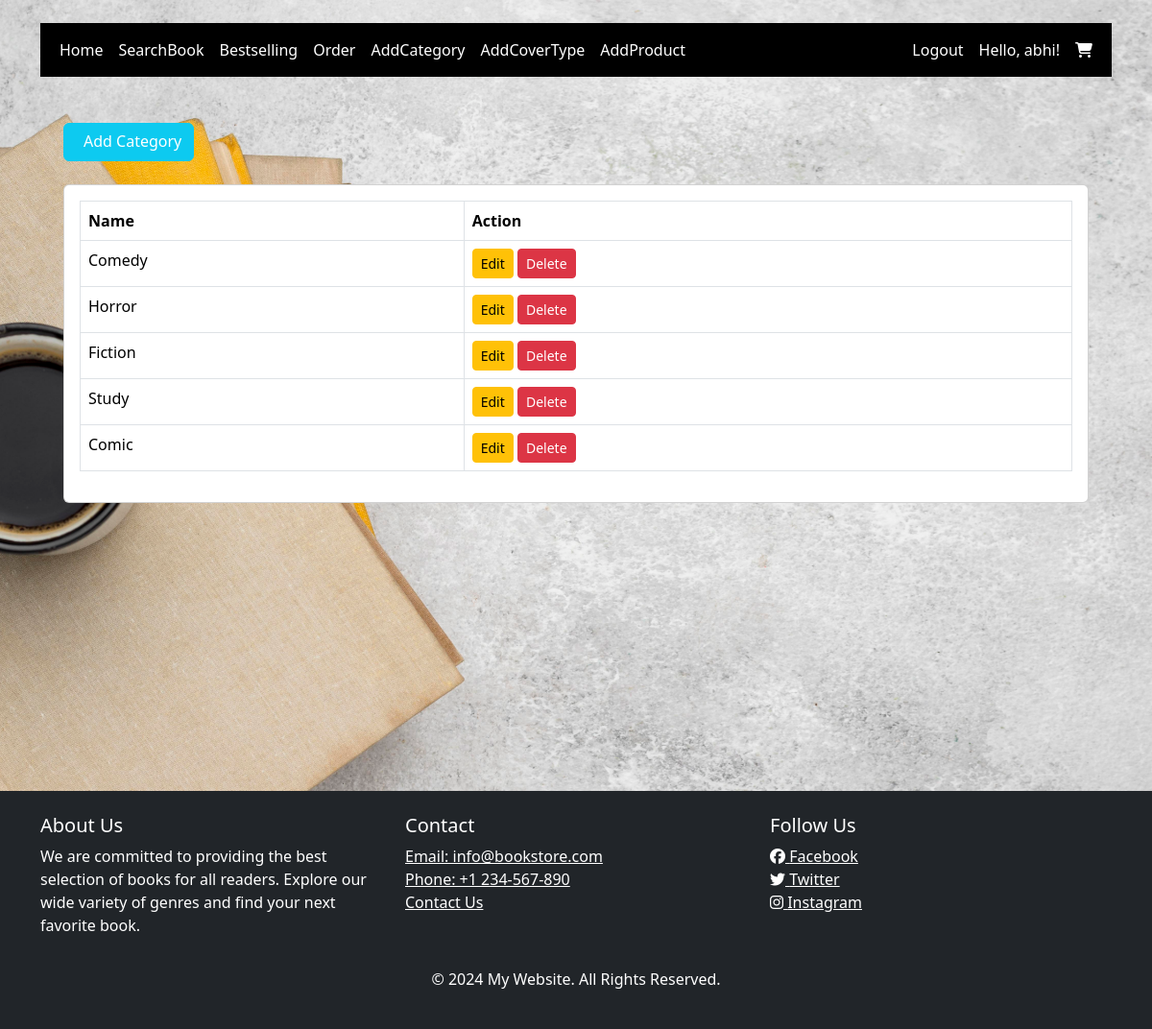
Screenshot of /category/ (signed in) with the database file from the repository.
### store/models.py (models this page shows, shortened)
class Category(models.Model):
    name = models.CharField(max_length=255,unique=True)

### store/views.py (the view)
# urls.py: path('category/',category_page,name='category_page'),
@login_required
def category_page(request):
    if request.method == 'POST':
        form = CategoryType(request.POST)
        if form.is_valid():
            form.save()
            messages.success(request, 'Category added successfully')
            return redirect('category_page')
    else:
        form = CategoryType()
    if request.user.is_authenticated:
        cart_item_count = Cart.objects.filter(user=request.user).count()
    else:
        cart_item_count = 0
    categories = Category.objects.all()
    return render(request, 'store/category.html', {'form': form, 'categories': categories,'cart_item_count': cart_item_count})

### templates/store/category.html (shortened to what this page needs)
{% extends 'base/base.html' %}
{% block content %}
<div class="container mt-4">
    <div class="row mb-4">
        <div class="col-12 d-flex justify-content-between align-items-center">
            <button type="button" class="btn btn-info text-white" data-bs-toggle="modal"
                data-bs-target="#AddCategoryModel" aria-controls="AddCategoryModel">
                Add Category
            </button>
        </div>
    </div>
    <div class="row">
        <div class="col-12">
            <div class="clients_layout d-flex justify-content-between">
                <div class="clientGrid_box card custom-card flex-grow-1" id="GridContent">
                    <div class="card-body">
                        <div class="table-responsive">
                            <table class="table text-nowrap table-hover border table-bordered">
                                <thead>
                                    <tr>
                                        <th scope="col">Name</th>
                                        <th scope="col">Action</th>
                                    </tr>
                                </thead>
                                <tbody>
                                    {% for category in categories %}
                                    <tr>
                                        <td>{{ category.name }}</td>
                                        <td>
                                            <button class="btn btn-warning btn-sm edit-btn"
                                            data-category-id="{{ category.id }}"
                                            data-category-name="{{ category.name }}"
                                            data-bs-toggle="modal"
                                            data-bs-target="#EditCategoryModel">
                                            Edit
                                        </button>
                                        <button class="btn btn-danger btn-sm delete-btn"
                                            data-category-id="{{ category.id }}"
                                            data-bs-toggle="modal"
                                            data-bs-target="#DeleteCategoryModel">
                                            Delete
                                        </button>
                                        </td>
                                    </tr>
                                    {% empty %}
                                    <tr>
                                        <td colspan="2" class="text-center">No categories found</td>
                                    </tr>
                                    {% endfor %}
                                </tbody>
                            </table>
                        </div>
                    </div>
                </div>
            </div>
        </div>
    </div>
    <br/>
</div>
{% endblock %}

### templates/base/base.html (shortened to what this page needs)
<!DOCTYPE html>
<html lang="en">
<head>
  {% load django_bootstrap5 %}
  {% bootstrap_css %}
  {% load static %}
  <link rel="stylesheet" href="https://cdnjs.cloudflare.com/ajax/libs/font-awesome/6.5.1/css/all.min.css">
  <link href="https://cdn.jsdelivr.net/npm/bootstrap-icons/font/bootstrap-icons.css" rel="stylesheet">
  <link rel="stylesheet" type="text/css" href="https://cdn.jsdelivr.net/npm/slick-carousel@1.8.1/slick/slick.css" />
  <link rel="stylesheet" type="text/css"
    href="https://cdn.jsdelivr.net/npm/slick-carousel@1.8.1/slick/slick-theme.css" />
</head>
<body>
  <div class="container mt-4">
    <nav class="navbar navbar-expand-lg navbar-light bg-black">
      <div class="container-fluid">
        <div class="collapse navbar-collapse" id="navbarNavDropdown">
          <ul class="navbar-nav">
            <li class="nav-item active">
              <a class="nav-link text-white" href="{% url 'home' %}">Home</a>
            </li>
            <li class="nav-item">
              <a class="nav-link text-white" href="{% url 'search_books' %}">SearchBook</a>
            </li>
            <li class="nav-item">
              <a class="nav-link text-white" href="{% url 'orders:most_sold_book' %}">Bestselling</a>
            </li>
            <li class="nav-item">
              <a class="nav-link text-white" href="{% url 'orders:show_order' %}">Order</a>
            </li>
            <ul class="navbar-nav ms-auto">
              {% if user.is_authenticated and user.is_staff or user.is_superuser %}
              <li class="nav-item">
                <a class="nav-link text-white" href="{% url 'category_page' %}">AddCategory</a>
              </li>
              <li class="nav-item">
                <a class="nav-link text-white" href="{% url 'coverType_page' %}">AddCoverType</a>
              </li>
              <li class="nav-item">
                <a class="nav-link text-white" href="{% url 'product_page' %}">AddProduct</a>
              </li>
              {% endif %}
            </ul>
          </ul>
        </div>
        <ul class="navbar-nav ms-auto">
          {% if user.is_authenticated %}
          <li class="nav-item">
            <a class="nav-link text-white" href="{% url 'logout' %}">Logout</a>
          </li>
          <li class="nav-item">
            <span class="nav-link text-white">Hello, {{ user.username }}!</span>
          </li>
          <li class="nav-item">
            <a class="nav-link text-white" href="{% url 'show_cart' %}">
              <i class="fas fa-shopping-cart"></i>
            </a>
          </li>
          {% endif %}
        </ul>
      </div>
    </nav>
    <div class="container mt-4">
      {% block content %} {% endblock %}
    </div>
  </div>
  <footer class="bg-dark text-white py-4">
    <div class="container">
      <div class="row">
        <div class="col-md-4">
          <h5>About Us</h5>
          <p>We are committed to providing the best selection of books for all readers. Explore our wide variety of
            genres and find your next favorite book.</p>
        </div>
        <div class="col-md-4">
          <h5>Contact</h5>
          <ul class="list-unstyled">
            <li><a href="mailto:info@bookstore.com" class="text-white">Email: info@bookstore.com</a></li>
            <li><a href="tel:+1234567890" class="text-white">Phone: +1 234-567-890</a></li>
            <li><a class="text-white">Contact Us</a></li>
          </ul>
        </div>
        <div class="col-md-4">
          <h5>Follow Us</h5>
          <ul class="list-unstyled">
            <li><a href="https://www.facebook.com" target="_blank" class="text-white"><i class="fab fa-facebook"></i>
                Facebook</a></li>
            <li><a href="https://twitter.com" target="_blank" class="text-white"><i class="fab fa-twitter"></i>
                Twitter</a></li>
            <li><a href="https://www.instagram.com" target="_blank" class="text-white"><i class="fab fa-instagram"></i>
                Instagram</a></li>
          </ul>
        </div>
      </div>
    </div>
    <div class="text-center mt-3">
      <p>&copy; 2024 My Website. All Rights Reserved.</p>
    </div>
  </footer>
</body>
</html>

### rows the page displays
Category: name "Comedy"
Category: name "Horror"
Category: name "Fiction"
Category: name "Study"
Category: name "Comic"

### other values shown
{{ user.username }} "abhi"
